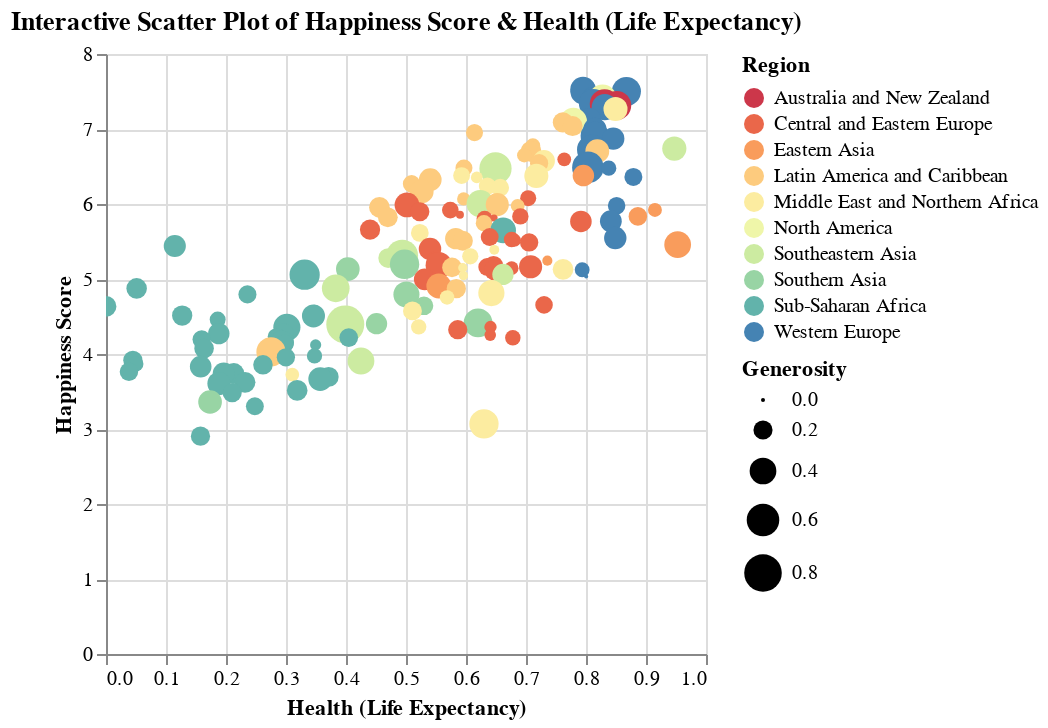

Here is the notebook cell this chart was saved with:
### Markdown cell above
## **Interactive Scatter Plot of Happiness Score and Health ( Life Expectancy )**

Here, we will create interactive scatter plot with the functionality of **Zooming** and **Opacity**.

### Code cell
selection = alt.selection_point(fields=['Region'], on='mouseover', nearest=True)

scatter_plot = alt.Chart(df,title='Interactive Scatter Plot of Happiness Score & Health (Life Expectancy)').mark_circle().encode(
    x = "Health (Life Expectancy)",
    y = "Happiness Score",
    color=alt.Color('Region', scale=alt.Scale(scheme='spectral')),
    size="Generosity",
    tooltip=["Country", "Happiness Score"],
    opacity=alt.condition(selection,alt.value(1),alt.value(.2))
).add_params(selection).interactive()


scatter_plot.save(f'./plot_htmls/scatterPlot_HappinessScoreVSHealth.html', embed_options={'renderer':'svg'})
scatter_plot.save(f'./screenshots/scatterPlot_HappinessScoreVSHealth.png')
scatter_plot

### Figure 1 — Vega-Lite specification as saved in the notebook (floating-point values rounded to 4 significant figures; data arrays with more than 128 entries replaced by an {"elided": "..."} marker saying what was removed)
{"config": {"view": {"continuousWidth": 300, "continuousHeight": 300}}, "data": {"name": "data-5e601643f147ccceb8cef2df73f91dfd"}, "mark": {"type": "circle"}, "encoding": {"color": {"field": "Region", "scale": {"scheme": "spectral"}, "type": "nominal"}, "opacity": {"condition": {"param": "param_38", "value": 1}, "value": 0.2}, "size": {"field": "Generosity", "type": "quantitative"}, "tooltip": [{"field": "Country", "type": "nominal"}, {"field": "Happiness Score", "type": "quantitative"}], "x": {"field": "Health (Life Expectancy)", "type": "quantitative"}, "y": {"field": "Happiness Score", "type": "quantitative"}}, "params": [{"name": "param_38", "select": {"type": "point", "fields": ["Region"], "nearest": true, "on": "mouseover"}}, {"name": "param_39", "select": {"type": "interval", "encodings": ["x", "y"]}, "bind": "scales"}], "title": "Interactive Scatter Plot of Happiness Score & Health (Life Expectancy)", "$schema": "https://vega.github.io/schema/vega-lite/v5.16.3.json", "datasets": {"data-5e601643f147ccceb8cef2df73f91dfd": {"elided": "157 records"}}}
